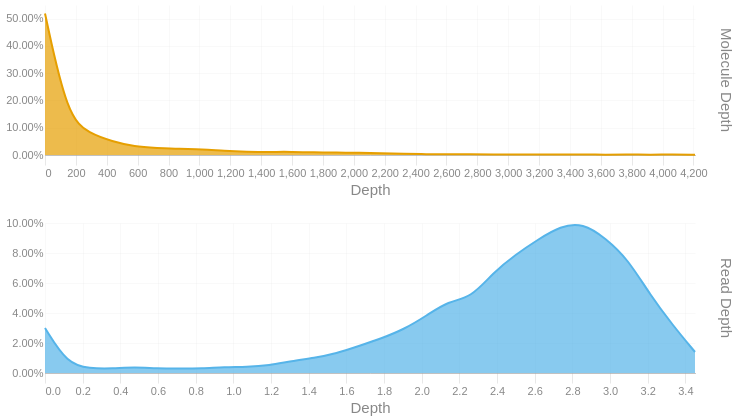

The code cell stored with this chart in its notebook:
### Code cell
readdep = depth_hist(tb['Read Depth'], q99, 3)
readdep = readdep.with_columns(pl.lit('Read Depth').alias('Metric'))
if not SKIPLR:
    moldep = depth_hist(tb['Molecule Depth'], mol_q99, 1)
    moldep = moldep.with_columns(pl.lit('Molecule Depth').alias('Metric'))
    _hist = pl.concat([readdep, moldep])
    _hist = _hist.filter(pl.col('Proportion') != 0)
    with SafeRender(_hist):
        (
            alt.Chart(_hist)        
            .mark_area(interpolate = "basis")
            .encode(
                x=alt.X('Bin:Q').scale(domainMin=0).axis(alt.Axis(title='Depth')),
                y = alt.Y('Proportion:Q', title = None).axis(format = '.2%'),
                color = alt.Color('Metric:N').legend(None),
                row = alt.Row("Metric:N").header(title = None, labelOrient = 'right'),
                tooltip = [
                    alt.Tooltip("Metric:N", title = "Metric"),
                    alt.Tooltip('Interval:N', title = "Depth Interval"),
                    alt.Tooltip('Proportion:Q', title = "% Alignments").format('.2%')
                ]
            )
            .resolve_scale(x='independent', y='independent')
            .properties(
                height = 150, width = 650,
                usermeta={'embedOptions': {'downloadFileName': f'{samplename}.depth.hist'}}
            )
        ).display()
else:
    readdep = readdep.filter(pl.col('Proportion') != 0)
    with SafeRender(readdep):
        (
            alt.Chart(readdep)        
            .mark_area(interpolate = "basis")
            .encode(
                x=alt.X('Bin:Q').scale(domainMin=0).axis(alt.Axis(title='Depth')),
                y = alt.Y('Proportion:Q', title = None).axis(format = '.2%'),
                tooltip = [
                    alt.Tooltip('Interval:N', title = "Depth Interval"),
                    alt.Tooltip('Proportion:Q', title = "% Alignments").format('.2%')
                ]
            )
            .properties(
                usermeta={'embedOptions': {'downloadFileName': f'{samplename}.depth.hist'}}
            )
        ).display()

### Figure 1 — Vega-Lite specification as saved in the notebook (floating-point values rounded to 4 significant figures)
{"width": 650, "height": 150, "config": {"title": {"anchor": "start", "dy": -15, "fontSize": 18, "color": "#888888", "subtitleColor": "#888888", "subtitleFontSize": 14}, "arc": {"fill": "#0072B2"}, "axis": {"domainColor": "#888888", "domainWidth": 0.5, "gridWidth": 0.2, "grid": false, "titleFontWeight": 400, "titleFontSize": 15, "labelFontSize": 11, "labelColor": "#888888", "tickColor": "#888888", "tickWidth": 0.2, "titleColor": "#888888"}, "axisBand": {"grid": false}, "axisX": {"grid": true, "tickSize": 10, "domainCap": "round"}, "axisY": {"domain": false, "grid": true, "tickSize": 0, "domainCap": "round"}, "background": "transparent", "header": {"labelFontSize": 15, "labelColor": "#888888", "titleFontSize": 15, "titleFontWeight": 600, "titleColor": "#888888"}, "legend": {"labelFont": "sans-serif", "labelFontSize": 12, "labelColor": "#888888", "symbolSize": 100, "symbolType": "circle", "titleFontSize": 12, "titlePadding": 10, "titleColor": "#888888", "title": null}, "range": {"category": ["#E69F00", "#56B4E9", "#009E73", "#F0E442", "#0072B2", "#D55E00", "#CC79A7", "#000000"], "diverging": ["#cfe8f3", "#a2d4ec", "#73bfe2", "#46abdb", "#1696d2", "#12719e"]}, "area": {"fill": "#0072B2", "fillOpacity": 0.7, "line": true, "strokeOpacity": 0.7}, "line": {"color": "#0072B2", "stroke": "#0072B2", "strokeWidth": 2}, "trail": {"color": "#0072B2", "stroke": "#0072B2", "strokeWidth": 0, "size": 1}, "point": {"filled": true, "fillOpacity": 1.0, "size": 95}, "text": {"color": "#888888", "fontSize": 11, "align": "right", "fontWeight": 400, "size": 11}, "bar": {"fill": "#0072B2", "stroke": null}, "view": {"stroke": null, "continuousWidth": 660, "continuousHeight": 400}}, "data": {"name": "data-9b32c9a98f9d5bcfe33fc710d070458b"}, "mark": {"type": "area", "interpolate": "basis"}, "encoding": {"color": {"field": "Metric", "legend": null, "type": "nominal"}, "row": {"field": "Metric", "header": {"title": null, "labelOrient": "right"}, "type": "nominal"}, "tooltip": [{"field": "Metric", "title": "Metric", "type": "nominal"}, {"field": "Interval", "title": "Depth Interval", "type": "nominal"}, {"field": "Proportion", "format": ".2%", "title": "% Alignments", "type": "quantitative"}], "x": {"axis": {"title": "Depth"}, "field": "Bin", "scale": {"domainMin": 0}, "type": "quantitative"}, "y": {"axis": {"format": ".2%"}, "field": "Proportion", "title": null, "type": "quantitative"}}, "resolve": {"scale": {"x": "independent", "y": "independent"}}, "usermeta": {"embedOptions": {"downloadFileName": "S6_LaHave_3614.depth.hist"}}, "$schema": "https://vega.github.io/schema/vega-lite/v6.1.0.json", "datasets": {"data-9b32c9a98f9d5bcfe33fc710d070458b": [{"Bin": 0.0, "Interval": "0.0-0.119", "Proportion": 0.03, "Metric": "Read Depth"}, {"Bin": 0.119, "Interval": "0.119-0.238", "Proportion": 0.006, "Metric": "Read Depth"}, {"Bin": 0.238, "Interval": "0.238-0.357", "Proportion": 0.003, "Metric": "Read Depth"}, {"Bin": 0.357, "Interval": "0.357-0.476", "Proportion": 0.003, "Metric": "Read Depth"}, {"Bin": 0.476, "Interval": "0.476-0.595", "Proportion": 0.004, "Metric": "Read Depth"}, {"Bin": 0.595, "Interval": "0.595-0.714", "Proportion": 0.003, "Metric": "Read Depth"}, {"Bin": 0.714, "Interval": "0.714-0.833", "Proportion": 0.003, "Metric": "Read Depth"}, {"Bin": 0.833, "Interval": "0.833-0.952", "Proportion": 0.003, "Metric": "Read Depth"}, {"Bin": 0.952, "Interval": "0.952-1.071", "Proportion": 0.004, "Metric": "Read Depth"}, {"Bin": 1.071, "Interval": "1.071-1.19", "Proportion": 0.004, "Metric": "Read Depth"}, {"Bin": 1.19, "Interval": "1.19-1.309", "Proportion": 0.005, "Metric": "Read Depth"}, {"Bin": 1.309, "Interval": "1.309-1.428", "Proportion": 0.008, "Metric": "Read Depth"}, {"Bin": 1.428, "Interval": "1.428-1.547", "Proportion": 0.01, "Metric": "Read Depth"}, {"Bin": 1.547, "Interval": "1.547-1.666", "Proportion": 0.013, "Metric": "Read Depth"}, {"Bin": 1.666, "Interval": "1.666-1.785", "Proportion": 0.018, "Metric": "Read Depth"}, {"Bin": 1.785, "Interval": "1.785-1.904", "Proportion": 0.023, "Metric": "Read Depth"}, {"Bin": 1.904, "Interval": "1.904-2.023", "Proportion": 0.029, "Metric": "Read Depth"}, {"Bin": 2.023, "Interval": "2.023-2.142", "Proportion": 0.038, "Metric": "Read Depth"}, {"Bin": 2.142, "Interval": "2.142-2.261", "Proportion": 0.048, "Metric": "Read Depth"}, {"Bin": 2.261, "Interval": "2.261-2.38", "Proportion": 0.05, "Metric": "Read Depth"}, {"Bin": 2.38, "Interval": "2.38-2.499", "Proportion": 0.067, "Metric": "Read Depth"}, {"Bin": 2.499, "Interval": "2.499-2.618", "Proportion": 0.079, "Metric": "Read Depth"}, {"Bin": 2.618, "Interval": "2.618-2.737", "Proportion": 0.089, "Metric": "Read Depth"}, {"Bin": 2.737, "Interval": "2.737-2.856", "Proportion": 0.098, "Metric": "Read Depth"}, {"Bin": 2.856, "Interval": "2.856-2.975", "Proportion": 0.1, "Metric": "Read Depth"}, {"Bin": 2.975, "Interval": "2.975-3.094", "Proportion": 0.09, "Metric": "Read Depth"}, {"Bin": 3.094, "Interval": "3.094-3.213", "Proportion": 0.076, "Metric": "Read Depth"}, {"Bin": 3.213, "Interval": "3.213-3.332", "Proportion": 0.052, "Metric": "Read Depth"}, {"Bin": 3.332, "Interval": "3.332-3.451", "Proportion": 0.032, "Metric": "Read Depth"}, {"Bin": 3.451, "Interval": "3.451-3.57", "Proportion": 0.014, "Metric": "Read Depth"}, {"Bin": 0.0, "Interval": "0.0-145.2", "Proportion": 0.519, "Metric": "Molecule Depth"}, {"Bin": 145.2, "Interval": "145.2-290.4", "Proportion": 0.139, "Metric": "Molecule Depth"}, {"Bin": 290.4, "Interval": "290.4-435.5", "Proportion": 0.078, "Metric": "Molecule Depth"}, {"Bin": 435.5, "Interval": "435.5-580.7", "Proportion": 0.05, "Metric": "Molecule Depth"}, {"Bin": 580.7, "Interval": "580.7-725.9", "Proportion": 0.03, "Metric": "Molecule Depth"}, {"Bin": 725.9, "Interval": "725.9-871.1", "Proportion": 0.026, "Metric": "Molecule Depth"}, {"Bin": 871.1, "Interval": "871.1-1016.2", "Proportion": 0.022, "Metric": "Molecule Depth"}, {"Bin": 1016.0, "Interval": "1016.2-1161.4", "Proportion": 0.021, "Metric": "Molecule Depth"}, {"Bin": 1161.0, "Interval": "1161.4-1306.6", "Proportion": 0.015, "Metric": "Molecule Depth"}, {"Bin": 1307.0, "Interval": "1306.6-1451.8", "Proportion": 0.012, "Metric": "Molecule Depth"}, {"Bin": 1452.0, "Interval": "1451.8-1597.0", "Proportion": 0.011, "Metric": "Molecule Depth"}, {"Bin": 1597.0, "Interval": "1597.0-1742.1", "Proportion": 0.012, "Metric": "Molecule Depth"}, {"Bin": 1742.0, "Interval": "1742.1-1887.3", "Proportion": 0.009, "Metric": "Molecule Depth"}, {"Bin": 1887.0, "Interval": "1887.3-2032.5", "Proportion": 0.01, "Metric": "Molecule Depth"}, {"Bin": 2032.0, "Interval": "2032.5-2177.7", "Proportion": 0.008, "Metric": "Molecule Depth"}, {"Bin": 2178.0, "Interval": "2177.7-2322.8", "Proportion": 0.006, "Metric": "Molecule Depth"}, {"Bin": 2323.0, "Interval": "2322.8-2468.0", "Proportion": 0.005, "Metric": "Molecule Depth"}, {"Bin": 2468.0, "Interval": "2468.0-2613.2", "Proportion": 0.003, "Metric": "Molecule Depth"}, {"Bin": 2613.0, "Interval": "2613.2-2758.4", "Proportion": 0.002, "Metric": "Molecule Depth"}, {"Bin": 2758.0, "Interval": "2758.4-2903.6", "Proportion": 0.003, "Metric": "Molecule Depth"}, {"Bin": 2904.0, "Interval": "2903.6-3048.7", "Proportion": 0.002, "Metric": "Molecule Depth"}, {"Bin": 3049.0, "Interval": "3048.7-3193.9", "Proportion": 0.002, "Metric": "Molecule Depth"}, {"Bin": 3194.0, "Interval": "3193.9-3339.1", "Proportion": 0.002, "Metric": "Molecule Depth"}, {"Bin": 3339.0, "Interval": "3339.1-3484.3", "Proportion": 0.002, "Metric": "Molecule Depth"}, {"Bin": 3484.0, "Interval": "3484.3-3629.4", "Proportion": 0.002, "Metric": "Molecule Depth"}, {"Bin": 3629.0, "Interval": "3629.4-3774.6", "Proportion": 0.001, "Metric": "Molecule Depth"}, {"Bin": 3775.0, "Interval": "3774.6-3919.8", "Proportion": 0.002, "Metric": "Molecule Depth"}, {"Bin": 3920.0, "Interval": "3919.8-4065.0", "Proportion": 0.001, "Metric": "Molecule Depth"}, {"Bin": 4065.0, "Interval": "4065.0-4210.2", "Proportion": 0.002, "Metric": "Molecule Depth"}, {"Bin": 4210.0, "Interval": "4210.2-4355.34", "Proportion": 0.001, "Metric": "Molecule Depth"}]}}
